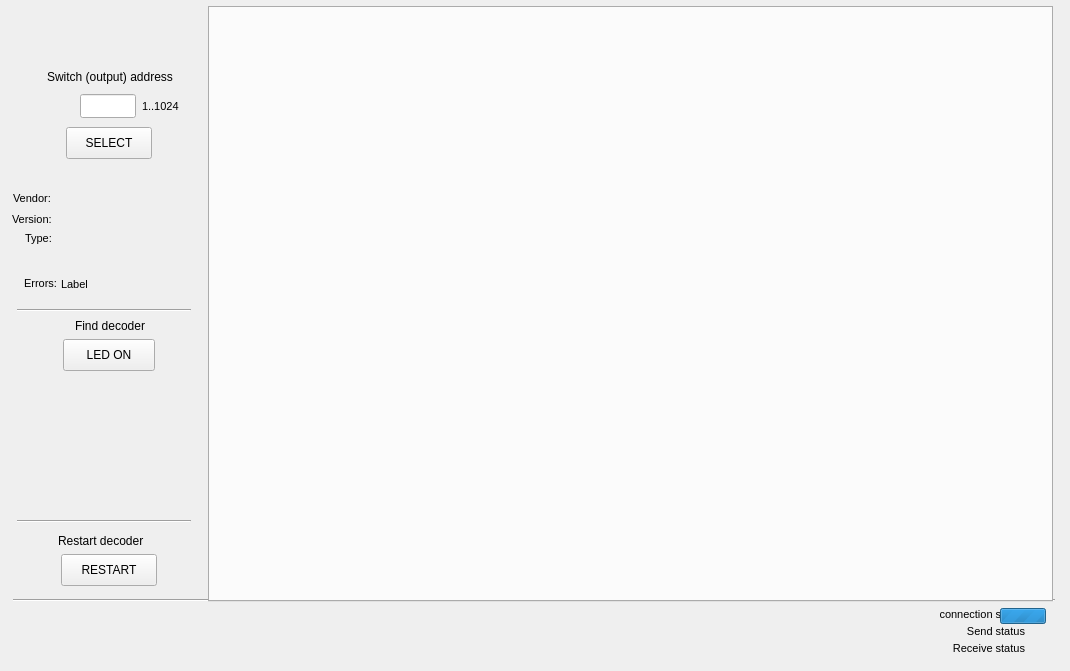
<?xml version='1.0' encoding='UTF-8'?>
<ui version="4.0">
 <class>MainWindow</class>
 <widget class="QMainWindow" name="MainWindow">
  <property name="geometry">
   <rect>
    <x>0</x>
    <y>0</y>
    <width>1070</width>
    <height>671</height>
   </rect>
  </property>
  <widget class="QWidget" name="centralwidget">
   <widget class="QLabel" name="label1">
    <property name="geometry">
     <rect>
      <x>33</x>
      <y>69</y>
      <width>154</width>
      <height>16</height>
     </rect>
    </property>
    <property name="text">
     <string>Switch (output) address</string>
    </property>
    <property name="alignment">
     <set>Qt::AlignHCenter|Qt::AlignVCenter</set>
    </property>
   </widget>
   <widget class="QLabel" name="connectionStatus">
    <property name="geometry">
     <rect>
      <x>583</x>
      <y>608</y>
      <width>442</width>
      <height>13</height>
     </rect>
    </property>
    <property name="text">
     <string>connection status</string>
    </property>
    <property name="alignment">
     <set>Qt::AlignRight|Qt::AlignVCenter</set>
    </property>
    <property name="font">
     <font>
      <pointsize>8</pointsize>
     </font>
    </property>
   </widget>
   <widget class="Line" name="line2">
    <property name="geometry">
     <rect>
      <x>13</x>
      <y>598</y>
      <width>1042</width>
      <height>4</height>
     </rect>
    </property>
    <property name="orientation">
     <enum>Qt::Horizontal</enum>
    </property>
   </widget>
   <widget class="QProgressBar" name="progressIndicator">
    <property name="geometry">
     <rect>
      <x>1000</x>
      <y>608</y>
      <width>46</width>
      <height>16</height>
     </rect>
    </property>
    <property name="maximum">
     <number>0</number>
    </property>
    <property name="textVisible">
     <bool>false</bool>
    </property>
   </widget>
   <widget class="QLineEdit" name="address">
    <property name="geometry">
     <rect>
      <x>80</x>
      <y>94</y>
      <width>56</width>
      <height>24</height>
     </rect>
    </property>
    <property name="alignment">
     <set>Qt::AlignHCenter|Qt::AlignVCenter</set>
    </property>
   </widget>
   <widget class="QPushButton" name="buttonSelect">
    <property name="geometry">
     <rect>
      <x>66</x>
      <y>127</y>
      <width>86</width>
      <height>32</height>
     </rect>
    </property>
    <property name="text">
     <string>SELECT</string>
    </property>
   </widget>
   <widget class="QLabel" name="receiveStatus">
    <property name="geometry">
     <rect>
      <x>412</x>
      <y>642</y>
      <width>613</width>
      <height>13</height>
     </rect>
    </property>
    <property name="text">
     <string>Receive status</string>
    </property>
    <property name="alignment">
     <set>Qt::AlignRight|Qt::AlignVCenter</set>
    </property>
    <property name="font">
     <font>
      <pointsize>8</pointsize>
     </font>
    </property>
   </widget>
   <widget class="QPushButton" name="ledOn">
    <property name="geometry">
     <rect>
      <x>63</x>
      <y>339</y>
      <width>92</width>
      <height>32</height>
     </rect>
    </property>
    <property name="text">
     <string>LED ON</string>
    </property>
   </widget>
   <widget class="QPushButton" name="buttonRestart">
    <property name="geometry">
     <rect>
      <x>61</x>
      <y>554</y>
      <width>96</width>
      <height>32</height>
     </rect>
    </property>
    <property name="text">
     <string>RESTART</string>
    </property>
   </widget>
   <widget class="QLabel" name="label3">
    <property name="geometry">
     <rect>
      <x>65</x>
      <y>318</y>
      <width>90</width>
      <height>16</height>
     </rect>
    </property>
    <property name="text">
     <string>Find decoder</string>
    </property>
    <property name="alignment">
     <set>Qt::AlignHCenter|Qt::AlignVCenter</set>
    </property>
   </widget>
   <widget class="QLabel" name="label4">
    <property name="geometry">
     <rect>
      <x>58</x>
      <y>533</y>
      <width>104</width>
      <height>16</height>
     </rect>
    </property>
    <property name="text">
     <string>Restart decoder</string>
    </property>
    <property name="alignment">
     <set>Qt::AlignLeft|Qt::AlignVCenter</set>
    </property>
   </widget>
   <widget class="Line" name="line5">
    <property name="geometry">
     <rect>
      <x>17</x>
      <y>308</y>
      <width>174</width>
      <height>5</height>
     </rect>
    </property>
    <property name="orientation">
     <enum>Qt::Horizontal</enum>
    </property>
   </widget>
   <widget class="Line" name="line6">
    <property name="geometry">
     <rect>
      <x>17</x>
      <y>519</y>
      <width>174</width>
      <height>5</height>
     </rect>
    </property>
    <property name="orientation">
     <enum>Qt::Horizontal</enum>
    </property>
   </widget>
   <widget class="QLabel" name="label7">
    <property name="geometry">
     <rect>
      <x>13</x>
      <y>191</y>
      <width>54</width>
      <height>14</height>
     </rect>
    </property>
    <property name="text">
     <string>Vendor:</string>
    </property>
    <property name="alignment">
     <set>Qt::AlignLeft|Qt::AlignVCenter</set>
    </property>
    <property name="font">
     <font>
      <pointsize>8</pointsize>
     </font>
    </property>
   </widget>
   <widget class="QLabel" name="label8">
    <property name="geometry">
     <rect>
      <x>12</x>
      <y>212</y>
      <width>56</width>
      <height>14</height>
     </rect>
    </property>
    <property name="text">
     <string>Version:</string>
    </property>
    <property name="alignment">
     <set>Qt::AlignLeft|Qt::AlignVCenter</set>
    </property>
    <property name="font">
     <font>
      <pointsize>8</pointsize>
     </font>
    </property>
   </widget>
   <widget class="QLabel" name="label9">
    <property name="geometry">
     <rect>
      <x>25</x>
      <y>231</y>
      <width>39</width>
      <height>14</height>
     </rect>
    </property>
    <property name="text">
     <string>Type:</string>
    </property>
    <property name="alignment">
     <set>Qt::AlignLeft|Qt::AlignVCenter</set>
    </property>
    <property name="font">
     <font>
      <pointsize>8</pointsize>
     </font>
    </property>
   </widget>
   <widget class="QLabel" name="DecoderVendor">
    <property name="geometry">
     <rect>
      <x>61</x>
      <y>191</y>
      <width>149</width>
      <height>14</height>
     </rect>
    </property>
    <property name="text">
     <string />
    </property>
    <property name="alignment">
     <set>Qt::AlignLeft|Qt::AlignVCenter</set>
    </property>
    <property name="font">
     <font>
      <pointsize>8</pointsize>
     </font>
    </property>
   </widget>
   <widget class="QLabel" name="DecoderVersion">
    <property name="geometry">
     <rect>
      <x>61</x>
      <y>212</y>
      <width>149</width>
      <height>14</height>
     </rect>
    </property>
    <property name="text">
     <string />
    </property>
    <property name="alignment">
     <set>Qt::AlignLeft|Qt::AlignVCenter</set>
    </property>
    <property name="font">
     <font>
      <pointsize>8</pointsize>
     </font>
    </property>
   </widget>
   <widget class="QLabel" name="DecoderType">
    <property name="geometry">
     <rect>
      <x>61</x>
      <y>231</y>
      <width>149</width>
      <height>14</height>
     </rect>
    </property>
    <property name="text">
     <string />
    </property>
    <property name="alignment">
     <set>Qt::AlignLeft|Qt::AlignVCenter</set>
    </property>
    <property name="font">
     <font>
      <pointsize>8</pointsize>
     </font>
    </property>
   </widget>
   <widget class="QLabel" name="DecoderSubType">
    <property name="geometry">
     <rect>
      <x>61</x>
      <y>247</y>
      <width>144</width>
      <height>14</height>
     </rect>
    </property>
    <property name="text">
     <string />
    </property>
    <property name="alignment">
     <set>Qt::AlignLeft|Qt::AlignVCenter</set>
    </property>
    <property name="font">
     <font>
      <pointsize>8</pointsize>
     </font>
    </property>
   </widget>
   <widget class="QLabel" name="label10">
    <property name="geometry">
     <rect>
      <x>13</x>
      <y>276</y>
      <width>44</width>
      <height>14</height>
     </rect>
    </property>
    <property name="text">
     <string>Errors:</string>
    </property>
    <property name="alignment">
     <set>Qt::AlignRight|Qt::AlignVCenter</set>
    </property>
    <property name="font">
     <font>
      <pointsize>8</pointsize>
     </font>
    </property>
   </widget>
   <widget class="QLabel" name="DecoderErrors">
    <property name="geometry">
     <rect>
      <x>61</x>
      <y>277</y>
      <width>43</width>
      <height>14</height>
     </rect>
    </property>
    <property name="text">
     <string>Label</string>
    </property>
    <property name="alignment">
     <set>Qt::AlignLeft|Qt::AlignVCenter</set>
    </property>
    <property name="font">
     <font>
      <pointsize>8</pointsize>
     </font>
    </property>
   </widget>
   <widget class="QLabel" name="label11">
    <property name="geometry">
     <rect>
      <x>142</x>
      <y>99</y>
      <width>54</width>
      <height>14</height>
     </rect>
    </property>
    <property name="text">
     <string>1..1024</string>
    </property>
    <property name="alignment">
     <set>Qt::AlignLeft|Qt::AlignVCenter</set>
    </property>
    <property name="font">
     <font>
      <pointsize>8</pointsize>
     </font>
    </property>
   </widget>
   <widget class="QLabel" name="sendStatus">
    <property name="geometry">
     <rect>
      <x>412</x>
      <y>625</y>
      <width>613</width>
      <height>13</height>
     </rect>
    </property>
    <property name="text">
     <string>Send status</string>
    </property>
    <property name="alignment">
     <set>Qt::AlignRight|Qt::AlignVCenter</set>
    </property>
    <property name="font">
     <font>
      <pointsize>8</pointsize>
     </font>
    </property>
   </widget>
   <widget class="QTabWidget" name="windowTabs">
    <property name="geometry">
     <rect>
      <x>208</x>
      <y>6</y>
      <width>845</width>
      <height>596</height>
     </rect>
    </property>
   </widget>
  </widget>
 </widget>
 <resources />
 <connections />
</ui>
